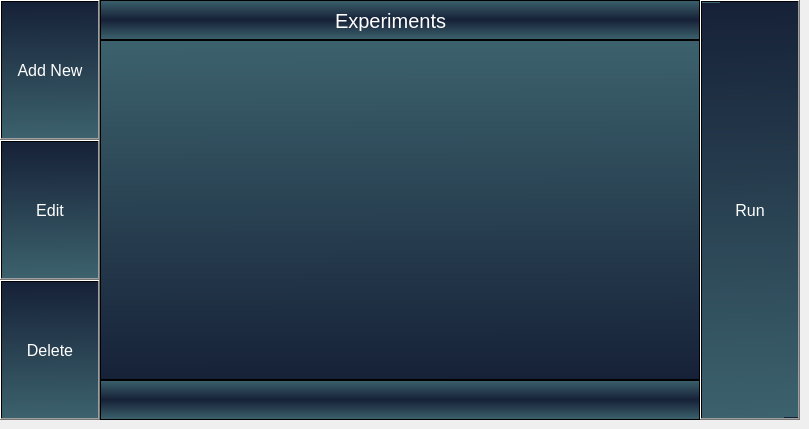
    <widget class="QWidget" name="page">
     <widget class="QToolButton" name="toolButton_3">
      <property name="geometry">
       <rect>
        <x>0</x>
        <y>0</y>
        <width>100</width>
        <height>140</height>
       </rect>
      </property>
      <property name="font">
       <font>
        <pointsize>12</pointsize>
       </font>
      </property>
      <property name="styleSheet">
       <string notr="true">background:qlineargradient(spread:repeat, x1:0.510204, y1:1, x2:0.505, y2:0, stop:0 rgba(60,98,109,255), stop:1 rgba(22,33,55,255));
color:rgb(255, 255, 255);</string>
      </property>
      <property name="text">
       <string>Add New</string>
      </property>
     </widget>
     <widget class="QToolButton" name="toolButton_4">
      <property name="geometry">
       <rect>
        <x>0</x>
        <y>140</y>
        <width>100</width>
        <height>140</height>
       </rect>
      </property>
      <property name="font">
       <font>
        <pointsize>12</pointsize>
       </font>
      </property>
      <property name="styleSheet">
       <string notr="true">background:qlineargradient(spread:repeat, x1:0.510204, y1:1, x2:0.505, y2:0, stop:0 rgba(60,98,109,255), stop:1 rgba(22,33,55,255));
color:rgb(255, 255, 255);</string>
      </property>
      <property name="text">
       <string>Edit</string>
      </property>
     </widget>
     <widget class="QToolButton" name="toolButton_5">
      <property name="geometry">
       <rect>
        <x>0</x>
        <y>280</y>
        <width>100</width>
        <height>140</height>
       </rect>
      </property>
      <property name="font">
       <font>
        <pointsize>12</pointsize>
       </font>
      </property>
      <property name="styleSheet">
       <string notr="true">background:qlineargradient(spread:repeat, x1:0.510204, y1:1, x2:0.505, y2:0, stop:0 rgba(60,98,109,255), stop:1 rgba(22,33,55,255));
color:rgb(255, 255, 255);</string>
      </property>
      <property name="text">
       <string>Delete</string>
      </property>
     </widget>
     <widget class="QToolButton" name="toolButton_6">
      <property name="geometry">
       <rect>
        <x>700</x>
        <y>0</y>
        <width>100</width>
        <height>420</height>
       </rect>
      </property>
      <property name="font">
       <font>
        <pointsize>12</pointsize>
       </font>
      </property>
      <property name="styleSheet">
       <string notr="true">background:qlineargradient(spread:repeat, x1:0.510204, y1:1, x2:0.505, y2:0, stop:0 rgba(60,98,109,255), stop:1 rgba(22,33,55,255));
color:rgb(255, 255, 255);</string>
      </property>
      <property name="text">
       <string>Run</string>
      </property>
     </widget>
     <widget class="QListWidget" name="listWidget">
      <property name="geometry">
       <rect>
        <x>100</x>
        <y>40</y>
        <width>600</width>
        <height>340</height>
       </rect>
      </property>
      <property name="font">
       <font>
        <pointsize>16</pointsize>
       </font>
      </property>
      <property name="styleSheet">
       <string notr="true">background:qlineargradient(spread:repeat, x1:0.510204, y1:1, x2:0.505, y2:0, stop:0 rgba(22,33,55,255), stop:1 rgba(60,98,109,255));
color:rgb(255, 255, 255);</string>
      </property>
     </widget>
     <widget class="QFrame" name="frame">
      <property name="geometry">
       <rect>
        <x>100</x>
        <y>0</y>
        <width>600</width>
        <height>40</height>
       </rect>
      </property>
      <property name="styleSheet">
       <string notr="true">background:qlineargradient(spread:reflect, x1:0.51, y1:0.494, x2:0.51, y2:0, stop:0 rgba(22,33,55,255), stop:1 rgba(60,98,109,255));
color:rgb(255, 255, 255);</string>
      </property>
      <property name="frameShape">
       <enum>QFrame::StyledPanel</enum>
      </property>
      <property name="frameShadow">
       <enum>QFrame::Raised</enum>
      </property>
      <widget class="QLabel" name="label_3">
       <property name="geometry">
        <rect>
         <x>235</x>
         <y>10</y>
         <width>131</width>
         <height>21</height>
        </rect>
       </property>
       <property name="font">
        <font>
         <pointsize>15</pointsize>
        </font>
       </property>
       <property name="styleSheet">
        <string notr="true">background:rgba(0, 0, 0,0)</string>
       </property>
       <property name="text">
        <string>Experiments</string>
       </property>
      </widget>
     </widget>
     <widget class="QFrame" name="frame_2">
      <property name="geometry">
       <rect>
        <x>100</x>
        <y>380</y>
        <width>600</width>
        <height>40</height>
       </rect>
      </property>
      <property name="styleSheet">
       <string notr="true">background:qlineargradient(spread:reflect, x1:0.51, y1:0.494, x2:0.51, y2:0, stop:0 rgba(22,33,55,255), stop:1 rgba(60,98,109,255));
color:rgb(255, 255, 255);</string>
      </property>
      <property name="frameShape">
       <enum>QFrame::StyledPanel</enum>
      </property>
      <property name="frameShadow">
       <enum>QFrame::Raised</enum>
      </property>
      <widget class="QLabel" name="label_4">
       <property name="geometry">
        <rect>
         <x>10</x>
         <y>10</y>
         <width>161</width>
         <height>21</height>
        </rect>
       </property>
       <property name="font">
        <font>
         <pointsize>12</pointsize>
        </font>
       </property>
       <property name="styleSheet">
        <string notr="true">background:rgba(0, 0, 0,0)</string>
       </property>
       <property name="text">
        <string/>
       </property>
      </widget>
     </widget>
    </widget>
